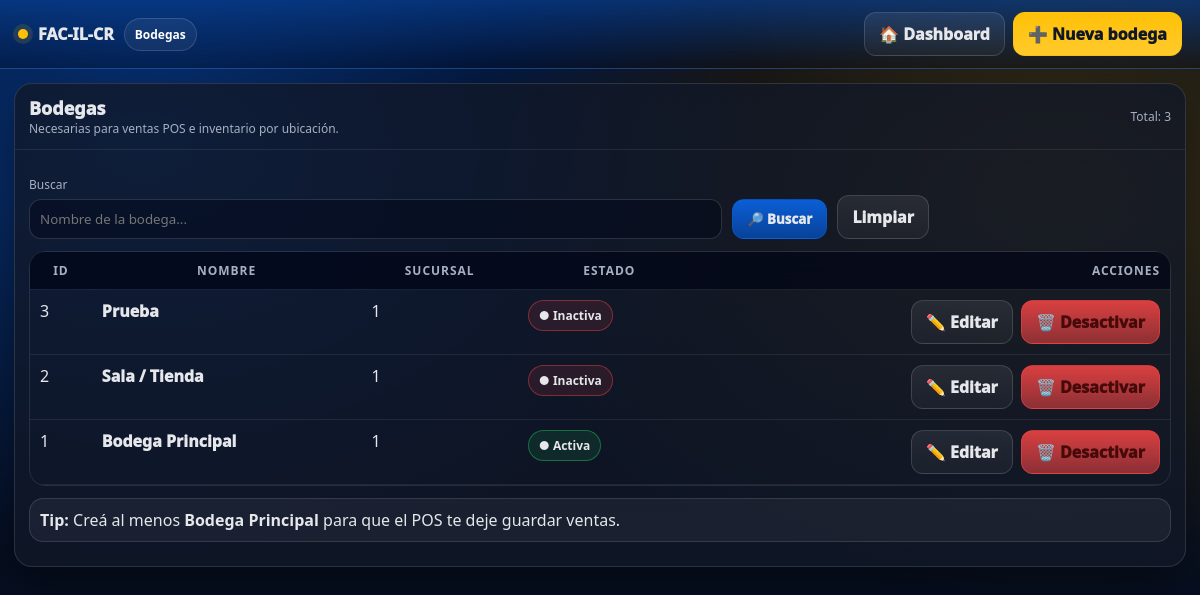
The page /bodegas.php (signed in) on the database its author committed.
### tables this page shows
CREATE TABLE `bodegas` (
  `id` int(11) NOT NULL,
  `empresa_id` int(11) NOT NULL,
  `sucursal_id` int(11) DEFAULT NULL,
  `nombre` varchar(120) NOT NULL,
  `estado` tinyint(4) NOT NULL DEFAULT 1,
  `created_at` timestamp NOT NULL DEFAULT current_timestamp()
);

### bodegas.php (the view, shortened to what this page needs)
<?php
session_start(); require_once "config/db.php";
$empresa_id = (int)$_SESSION['empresa_id'];
$q = trim($_GET['q'] ?? '');
$params = [$empresa_id];
$where = "empresa_id=?";
$st = $pdo->prepare("SELECT id,sucursal_id,nombre,estado,created_at FROM bodegas WHERE $where ORDER BY id DESC");
$st->execute($params);
$rows = $st->fetchAll(PDO::FETCH_ASSOC);
function h($s){ return htmlspecialchars((string)$s, ENT_QUOTES, 'UTF-8'); }
?>
<!doctype html>
<html lang="es"><head>
</head><body>
<div class="header">
  <div class="brand"><span class="dot"></span> FAC-IL-CR <span class="pill">Bodegas</span></div>
  <div class="actions">
    <a class="btn" href="dashboard.php">🏠 Dashboard</a>
    <a class="btn warn" href="bodegas_nuevo.php">➕ Nueva bodega</a>
  </div>
</div>
<div class="wrap">
  <div class="card">
    <div class="hd">
      <div>
        <div style="font-weight:1000;font-size:18px">Bodegas</div>
        <div class="small">Necesarias para ventas POS e inventario por ubicación.</div>
      </div>
      <div class="small">Total: <?=count($rows)?></div>
    </div>
    <div class="bd">
      <form method="get" class="grid" style="grid-template-columns:1fr auto auto;max-width:900px">
        <div>
          <div class="label">Buscar</div>
          <input class="input" name="q" value="<?=h($q)?>" placeholder="Nombre de la bodega...">
        </div>
        <div>
          <div class="label">&nbsp;</div>
          <button class="btn primary" type="submit">🔎 Buscar</button>
        </div>
        <div>
          <div class="label">&nbsp;</div>
          <a class="btn" href="bodegas.php">Limpiar</a>
        </div>
      </form>
      <div style="margin-top:12px;overflow:auto;border:1px solid rgba(255,255,255,.10);border-radius:16px">
        <table class="table">
          <thead><tr>
            <th>ID</th><th>Nombre</th><th>Sucursal</th><th>Estado</th><th class="right">Acciones</th>
          </tr></thead>
          <tbody>
            <?php foreach($rows as $r): ?>
              <tr>
                <td><?= (int)$r['id'] ?></td>
                <td style="font-weight:1000"><?=h($r['nombre'])?></td>
                <td><?= (int)$r['sucursal_id'] ?></td>
                <td>
                  <?php if((int)$r['estado']===1): ?><span class="tag ok">● Activa</span>
                  <?php else: ?><span class="tag bad">● Inactiva</span><?php endif; ?>
                </td>
                <td class="right">
                  <div class="actions">
                    <a class="btn" href="bodegas_editar.php?id=<?=$r['id']?>">✏️ Editar</a>
                    <a class="btn bad" href="bodegas_eliminar.php?id=<?=$r['id']?>" onclick="return confirm('¿Desactivar bodega?');">🗑️ Desactivar</a>
                  </div>
                </td>
              </tr>
            <?php endforeach; ?>
          </tbody>
        </table>
      </div>
      <div class="notice" style="margin-top:12px">
        <b>Tip:</b> Creá al menos <b>Bodega Principal</b> para que el POS te deje guardar ventas.
      </div>
    </div>
  </div>
</div>
</body></html>

### bodegas.php (style rules this page uses)
:root { --azul:#0b5ed7; --azul-metal:#084298; --amarillo:#ffc107; --amarillo-metal:#ffca2c; --fondo:#071225; --card:rgba(17,24,39,.78); --borde:rgba(255,255,255,.12); --txt:#e5e7eb; --muted:#a7b0c2; --ok:#22c55e; --bad:#ef4444; }
* { box-sizing:border-box;font-family:system-ui,-apple-system,Segoe UI,Roboto,Arial }
body { margin:0;color:var(--txt); background: radial-gradient(1000px 680px at 12% 18%, rgba(11,94,215,.52), transparent 62%), radial-gradient(1000px 680px at 88% 24%, rgba(255,193,7,.22), transparent 60%), linear-gradient(180deg,#020617,var(--fondo)); min-height:100vh; }
.header { display:flex;align-items:center;justify-content:space-between;gap:14px; padding:12px 18px;border-bottom:1px solid rgba(255,255,255,.08); background:linear-gradient(180deg, rgba(8,66,152,.65), rgba(2,6,23,.25)); position:sticky;top:0;backdrop-filter: blur(12px); z-index:60; }
.brand { display:flex;align-items:center;gap:10px;font-weight:1000 }
.dot { width:10px;height:10px;border-radius:50%;background:var(--amarillo);box-shadow:0 0 0 5px rgba(255,193,7,.12) }
.pill { padding:7px 10px;border-radius:999px;border:1px solid rgba(255,255,255,.14);background:rgba(255,255,255,.06);font-size:12px;font-weight:900;color:#fff }
.btn { display:inline-flex;align-items:center;justify-content:center;gap:8px; padding:10px 14px;border-radius:12px;border:1px solid rgba(255,255,255,.14); background:linear-gradient(180deg,rgba(255,255,255,.08),rgba(255,255,255,.04)); color:var(--txt);font-weight:1000;cursor:pointer;text-decoration:none; }
.btn.primary { background:linear-gradient(180deg,var(--azul),var(--azul-metal));border-color:rgba(11,94,215,.45) }
.btn.warn { background:linear-gradient(180deg,var(--amarillo),var(--amarillo-metal));border-color:rgba(255,193,7,.55);color:#111827 }
.btn.bad { background:linear-gradient(180deg,rgba(239,68,68,.9),rgba(239,68,68,.55));border-color:rgba(239,68,68,.55);color:#450a0a }
.wrap { max-width:1400px;margin:auto;padding:14px }
.card { background:var(--card);border:1px solid var(--borde);border-radius:18px;box-shadow:0 18px 50px rgba(0,0,0,.45);overflow:hidden }
.card .hd { padding:12px 14px;border-bottom:1px solid rgba(255,255,255,.08);display:flex;justify-content:space-between;gap:10px;align-items:center }
.card .bd { padding:14px }
.input, select { width:100%;padding:10px;border-radius:12px;border:1px solid rgba(255,255,255,.14); background:rgba(2,6,23,.45);color:var(--txt);outline:none; }
.label { font-size:12px;color:var(--muted);margin:8px 0 6px }
.grid { display:grid;grid-template-columns:1fr 1fr auto auto;gap:10px;align-items:end }
.table { width:100%;border-collapse:collapse }
.table th,.table td { padding:10px;border-bottom:1px solid rgba(255,255,255,.08);vertical-align:top }
.table th { font-size:12px;color:var(--muted);text-transform:uppercase;letter-spacing:.08em;position:sticky;top:0;background:rgba(2,6,23,.75);backdrop-filter: blur(10px) }
.right { text-align:right }
.small { font-size:12px;color:var(--muted) }
.notice { padding:10px;border-radius:14px;border:1px solid rgba(255,255,255,.12);background:rgba(255,255,255,.05);margin-bottom:10px }
.tag { display:inline-flex;align-items:center;gap:8px;padding:6px 10px;border-radius:999px;border:1px solid rgba(255,255,255,.14);background:rgba(255,255,255,.06);font-weight:900;font-size:12px;white-space:nowrap }
.tag.ok { border-color:rgba(34,197,94,.45);background:rgba(34,197,94,.12) }
.tag.bad { border-color:rgba(239,68,68,.45);background:rgba(239,68,68,.12) }
.actions { display:flex;gap:8px;flex-wrap:wrap;justify-content:flex-end }

### rows shown on the page
bodegas: id "3", nombre "Prueba", sucursal "1", estado "● Inactiva"
bodegas: id "2", nombre "Sala / Tienda", sucursal "1", estado "● Inactiva"
bodegas: id "1", nombre "Bodega Principal", sucursal "1", estado "● Activa"

### other values the page prints
count($rows) "3"
